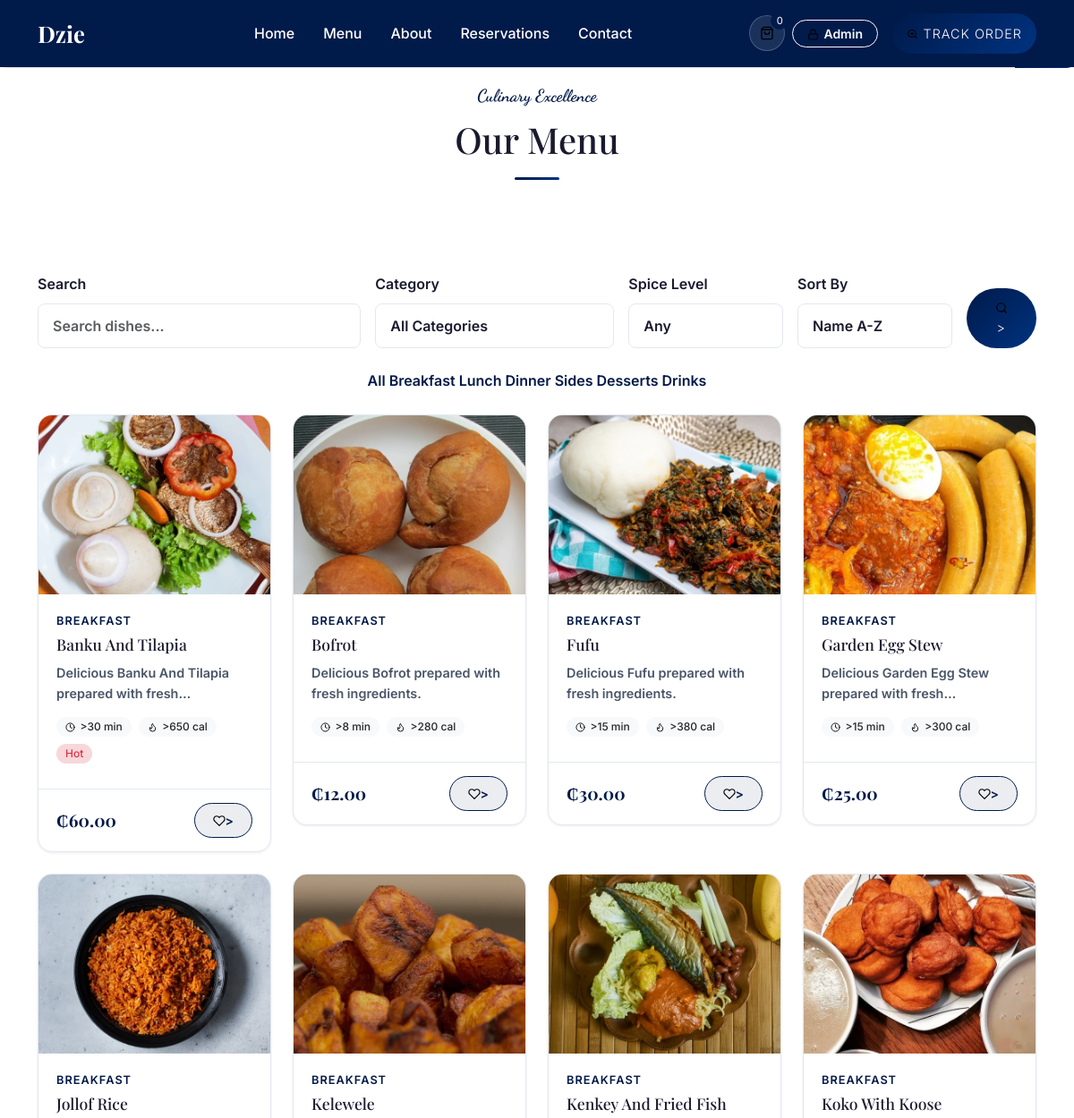
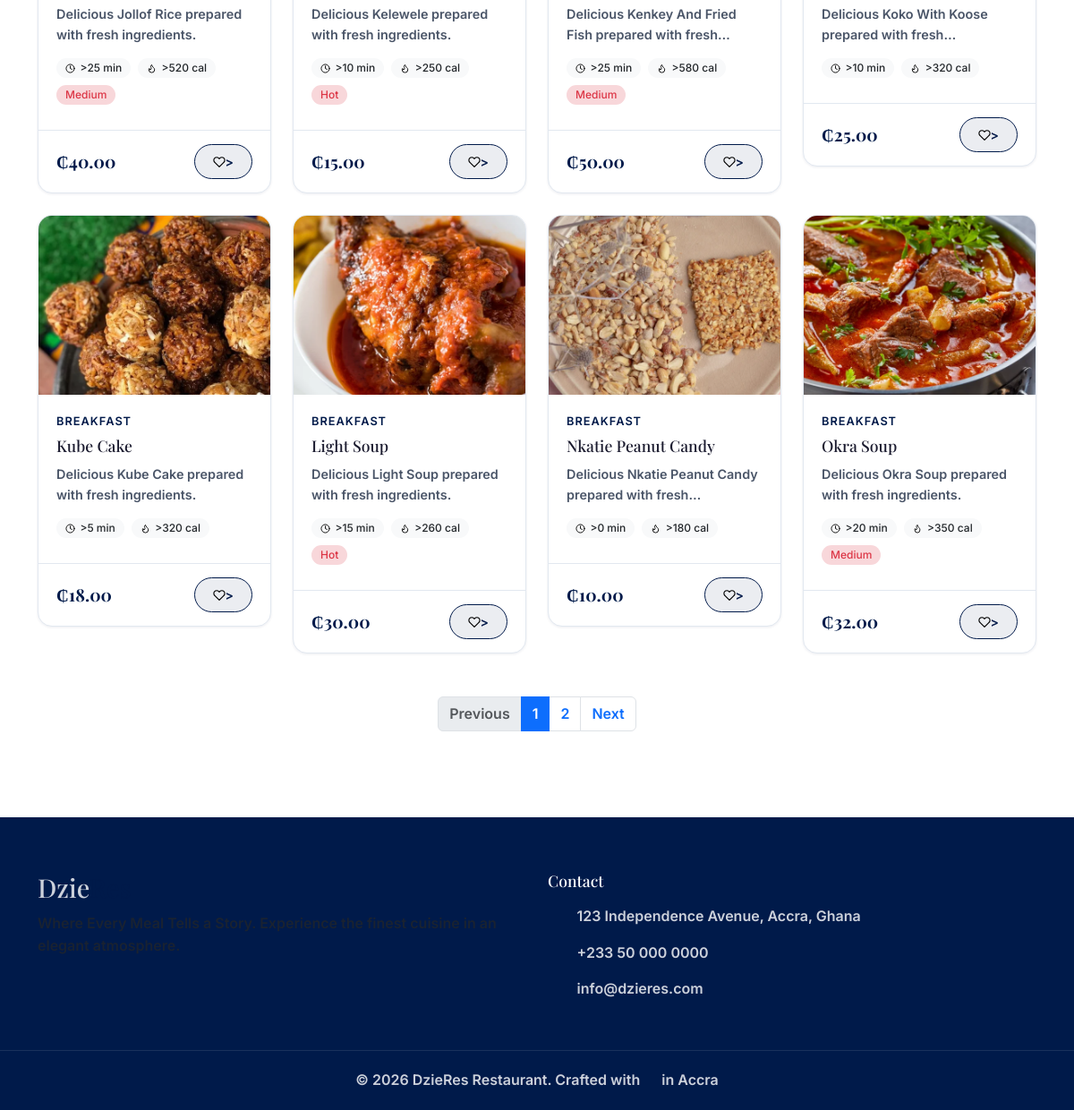
The page /menu on the database its author committed (2 pictures, top to bottom).
### tables this page shows
CREATE TABLE categories (
    id INTEGER PRIMARY KEY AUTOINCREMENT,
    name VARCHAR(100) NOT NULL,
    slug VARCHAR(100) NOT NULL UNIQUE,
    description TEXT,
    image VARCHAR(255),
    icon VARCHAR(50),
    parent_id INTEGER,
    sort_order INTEGER DEFAULT 0,
    status TEXT DEFAULT 'active',
    is_featured INTEGER DEFAULT 0,
    created_at DATETIME DEFAULT CURRENT_TIMESTAMP,
    updated_at DATETIME DEFAULT CURRENT_TIMESTAMP,
    FOREIGN KEY (parent_id) REFERENCES categories(id) ON DELETE SET NULL
);

CREATE TABLE foods (
    id INTEGER PRIMARY KEY AUTOINCREMENT,
    category_id INTEGER NOT NULL,
    name VARCHAR(200) NOT NULL,
    slug VARCHAR(200) NOT NULL UNIQUE,
    description TEXT,
    ingredients TEXT,
    price DECIMAL(10,2) NOT NULL,
    discount_percent DECIMAL(5,2) DEFAULT 0,
    final_price DECIMAL(10,2),
    calories INTEGER,
    preparation_time INTEGER, -- in minutes
    image VARCHAR(255),
    images TEXT, -- JSON array
    spice_level TEXT DEFAULT 'mild',
    availability TEXT DEFAULT 'available',
    status TEXT DEFAULT 'active',
    is_featured INTEGER DEFAULT 0,
    is_todays_special INTEGER DEFAULT 0,
    is_chef_recommendation INTEGER DEFAULT 0,
    tags TEXT, -- JSON array
    serving_size VARCHAR(50),
    allergens TEXT, -- JSON array
    preparation_time_range VARCHAR(50),
    unit TEXT DEFAULT 'plate',
    stock_quantity INTEGER DEFAULT 999,
    min_order_qty INTEGER DEFAULT 1,
    max_order_qty INTEGER DEFAULT 20,
    sort_order INTEGER DEFAULT 0,
    created_at DATETIME DEFAULT CURRENT_TIMESTAMP,
    updated_at DATETIME DEFAULT CURRENT_TIMESTAMP,
    FOREIGN KEY (category_id) REFERENCES categories(id) ON DELETE CASCADE
);

### views/menu/index.php (the view, shortened to what the rows shown need)
<?php
$search = $search ?? '';
$sort = $sort ?? 'name_asc';
$currentCategory = $currentCategory ?? '';
?>
<section class="page-hero">
    <div class="container">
        <div class="text-center" data-aos="fade-up">
            <p class="section-subtitle">Culinary Excellence</p>
            <h1 class="page-title">Our Menu</h1>
            <div class="section-divider mx-auto"></div>
        </div>
    </div>
</section>
<section class="section-padding">
    <div class="container">
        <div class="menu-filters mb-4" data-aos="fade-up">
            <form method="GET" action="<?= \baseUrl('menu') ?>" id="menuFilterForm" class="row g-3 align-items-end">
                <div class="col-md-4">
                    <label class="form-label">Search</label>
                    <input type="text" name="search" class="form-control" placeholder="Search dishes..." value="<?= \escape($search) ?>">
                </div>
                <div class="col-md-3">
                    <label class="form-label">Category</label>
                    <select name="category" class="form-select" id="categoryFilter">
                        <option value="">All Categories</option>
                    </select>
                </div>
                <div class="col-md-2">
                    <label class="form-label">Spice Level</label>
                    <select name="spice" class="form-select">
                        <option value="">Any</option>
                    </select>
                </div>
                <div class="col-md-2">
                    <label class="form-label">Sort By</label>
                    <select name="sort" class="form-select">
                        <option value="name_asc" <?= $sort === 'name_asc' ? 'selected' : '' ?>>Name A-Z</option>
                    </select>
                </div>
                <div class="col-md-1">
                    <button type="submit" class="btn btn-gold w-100"><?= \icon('filter', []) ?>></i></button>
                </div>
            </form>
        </div>
        <div class="category-pills mb-4 text-center">
            <a href="<?= \baseUrl('menu') ?>" class="category-pill <?= empty($currentCategory) ? 'active' : '' ?>">All</a>
            <?php foreach ($categories as $cat): ?>
                <a href="<?= \baseUrl('menu/category/' . $cat->slug) ?>" class="category-pill <?= $currentCategory === $cat->slug ? 'active' : '' ?>">
                    <?= \escape($cat->name) ?>
                </a>
            <?php endforeach; ?>
        </div>
        <div class="row g-4" id="foodGrid">
            <?php if (!empty($foods)): ?>
                <?php foreach ($foods as $food): ?>
                    <div class="col-md-6 col-lg-4 col-xl-3" data-aos="fade-up">
                        <div class="food-card">
                            <div class="food-image">
                                <a href="<?= \baseUrl('menu/' . $food->slug) ?>">
                                    <img src="<?= \menuImageUrl($food) ?>" alt="<?= \escape($food->name) ?>" loading="lazy">
                                </a>
                            </div>
                            <div class="food-body">
                                <p class="food-category"><?= \escape($food->category_name ?? '') ?></p>
                                <h5 class="food-name">
                                    <a href="<?= \baseUrl('menu/' . $food->slug) ?>" class="text-decoration-none text-reset stretched-link-target">
                                        <?= \escape($food->name) ?>
                                    </a>
                                </h5>
                                <p class="food-description"><?= \truncate($food->description ?? '', 70) ?></p>
                                <div class="d-flex align-items-center gap-2 mb-2 flex-wrap">
                                    <span class="badge bg-light text-dark"><?= \icon('clock', ['style' => 'width:0.9em;height:0.9em;margin-right:0.35rem;vertical-align:-0.15em;']) ?>></i><?= $food->preparation_time ?? 15 ?> min</span>
                                    <span class="badge bg-light text-dark"><?= \icon('fire', ['style' => 'width:0.9em;height:0.9em;margin-right:0.35rem;vertical-align:-0.15em;']) ?>></i><?= $food->calories ?? 0 ?> cal</span>
                                    <?php if ($food->spice_level && $food->spice_level !== 'mild'): ?>
                                        <span class="badge bg-danger-subtle text-danger"><?= ucwords(str_replace('_', ' ', $food->spice_level)) ?></span>
                                    <?php endif; ?>
                                </div>
                            </div>
                            <div class="food-footer">
                                <div class="food-price">
                                    <?= \formatPrice($food->final_price ?? $food->price) ?>
                                </div>
                                <button class="btn btn-light-gold btn-sm favorite-btn" data-food-id="<?= $food->id ?>">
                                    <?= \icon('heart', []) ?>></i>
                                </button>
                            </div>
                        </div>
                    </div>
                <?php endforeach; ?>
            <?php endif; ?>
        </div>
        <?php if (!empty($paginator) && $paginator['total_pages'] > 1): ?>
            <div class="mt-5">
                <?= \paginationLinks($paginator, \currentUrl()) ?>
            </div>
        <?php endif; ?>
    </div>
</section>

### Router.php (shortened to what the rows shown need)
<?php
class Router
{
    private array $routes = [];
    private array $middleware = [];
    private string $prefix = '';
    private function addRoute(string $methods, string $path, $handler, array $middleware): void
    {
        $path = $this->prefix . $path;
        $methods = explode('|', $methods);
        foreach ($methods as $method) {
            $this->routes[] = [
                'method' => strtoupper(trim($method)),
                'path' => $path,
                'handler' => $handler,
                'middleware' => array_merge($this->middleware, $middleware),
                'pattern' => $this->pathToRegex($path),
            ];
        }
    }
    public function group(string $prefix, callable $callback, array $middleware = []): void
    {
        $previousPrefix = $this->prefix;
        $previousMiddleware = $this->middleware;
        $this->prefix = $previousPrefix . $prefix;
        $this->middleware = array_merge($previousMiddleware, $middleware);
        $this->prefix = $previousPrefix;
        $this->middleware = $previousMiddleware;
    }
    public function dispatch(): void
    {
        $uri = parse_url($_SERVER['REQUEST_URI'], PHP_URL_PATH);
        $basePath = dirname($_SERVER['SCRIPT_NAME']);
        if ($basePath !== '/' && strpos($uri, $basePath) === 0) {
            $uri = substr($uri, strlen($basePath));
        }
        $uri = '/' . trim($uri, '/');
        foreach ($this->routes as $route) {
            if (preg_match($route['pattern'], $uri, $matches)) {
                $params = array_filter($matches, function($key) {
                    return !is_numeric($key);
                }, ARRAY_FILTER_USE_KEY);
                $this->executeHandler($route['handler'], $params);
                return;
            }
        }
    }
    private function pathToRegex(string $path): string
    {
        $pattern = preg_replace('/\{([a-zA-Z_]+)\}/', '(?P<$1>[^/]+)', $path);
        $pattern = str_replace('/', '\/', $pattern);
        return '/^' . $pattern . '$/';
    }
    private function executeHandler($handler, array $params): void
    {
        if (is_callable($handler)) {
            call_user_func_array($handler, $params);
        } elseif (is_string($handler)) {
            if (strpos($handler, '@') !== false) {
                [$controller, $method] = explode('@', $handler);
                $instance = new $controller();
                call_user_func_array([$instance, $method], $params);
            } else {
                view($handler, $params);
            }
        }
    }
}

### helpers/functions.php (shortened to what the rows shown need)
<?php
function app(): array
{
    static $config = null;
    if ($config === null) {
        $config = require __DIR__ . '/../config/app.php';
    }
    return $config;
}
function db(): Database
{
    return Database::getInstance();
}
function config(string $key, $default = null)
{
    $dbValue = dbConfigValue($key);
    $keys = explode('.', $key);
    $value = app();
    foreach ($keys as $segment) {
        $value = $value[$segment];
    }
    return $value;
}
function dbConfigValue(string $key)
{
    static $map = [
        'tax.rate'               => 'tax_rate',
        'service_charge'         => 'service_charge',
        'delivery.fee'           => 'delivery_fee',
        'delivery.free_above'    => 'free_delivery_above',
        'currency.symbol'        => 'currency_symbol',
        'currency.code'          => 'currency_code',
        'restaurant.name'        => 'restaurant_name',
        'restaurant.tagline'     => 'restaurant_tagline',
        'restaurant.phone'       => 'restaurant_phone',
        'restaurant.email'       => 'restaurant_email',
        'restaurant.address'     => 'restaurant_address',
        'restaurant.opening_hours' => 'opening_hours',
        'loyalty.points_per_ghs' => 'loyalty_points_per_ghs',
        'loyalty.welcome_points' => 'welcome_points',
        'app.accent_color'       => 'accent_color',
        'app.primary_color'      => 'primary_color',
    ];
    if (!isset($map[$key])) {
        return null;
    }
    try {
        return getSetting($map[$key]);
    } catch (\Throwable $e) {
        return null;
    }
}
function detectBaseUrl(): string
{
    $configured = config('url');
    if (!empty($_SERVER['HTTP_HOST'])) {
        $scheme = (!empty($_SERVER['HTTPS']) && $_SERVER['HTTPS'] !== 'off') ? 'https' : 'http';
        $host = $_SERVER['HTTP_HOST'];
        $script = $_SERVER['SCRIPT_NAME'] ?? '/index.php';
        $basePath = rtrim(dirname($script), '/');
        return $scheme . '://' . $host . $basePath;
    }
    return rtrim($configured ?: 'http://localhost/restaurant', '/');
}
function baseUrl(string $path = ''): string
{
    static $base = null;
    if ($base === null) {
        $base = detectBaseUrl();
    }
    return rtrim($base, '/') . '/' . ltrim($path, '/');
}
function currentUrl(): string
{
    $protocol = (!empty($_SERVER['HTTPS']) && $_SERVER['HTTPS'] !== 'off') ? 'https' : 'http';
    return "{$protocol}://{$_SERVER['HTTP_HOST']}{$_SERVER['REQUEST_URI']}";
}
function escape(string $value): string
{
    return htmlspecialchars($value, ENT_QUOTES | ENT_HTML5, 'UTF-8');
}
function sanitize($value): string
{
    return strip_tags(trim((string) $value));
}
function truncate(string $text, int $length = 100, string $suffix = '...'): string
{
    if (mb_strlen($text) <= $length) {
        return $text;
    }
    return mb_substr($text, 0, $length - mb_strlen($suffix)) . $suffix;
}
function formatPrice(float $amount): string
{
    $symbol = config('currency.symbol', '₵');
    return $symbol . number_format($amount, 2);
}
function paginate(string $query, string $countQuery, array $params = [], int $perPage = 12): array
{
    $page = max(1, (int)($_GET['page'] ?? 1));
    $offset = ($page - 1) * $perPage;
    $totalResult = db()->fetch($countQuery, $params);
    $total = $totalResult ? (int)$totalResult->count : 0;
    $totalPages = max(1, ceil($total / $perPage));
    $items = db()->fetchAll(
        $query . " LIMIT {$perPage} OFFSET {$offset}",
        $params
    );
    return [
        'items' => $items,
        'current_page' => $page,
        'per_page' => $perPage,
        'total' => $total,
        'total_pages' => $totalPages,
        'has_prev' => $page > 1,
        'has_next' => $page < $totalPages,
        'prev_page' => $page - 1,
        'next_page' => $page + 1,
    ];
}
function paginationLinks(array $paginator, string $url = ''): string
{
    $url = $url ?: currentUrl();
    $url = preg_replace('/[?&]page=\d+/', '', $url);
    $separator = strpos($url, '?') === false ? '?' : '&';
    $html = '<nav aria-label="Page navigation"><ul class="pagination justify-content-center">';
    $prevClass = $paginator['has_prev'] ? '' : ' disabled';
    $html .= '<li class="page-item' . $prevClass . '">';
    if ($paginator['has_prev']) {
        $html .= '<a class="page-link" href="' . $url . $separator . 'page=' . $paginator['prev_page'] . '">Previous</a>';
    } else {
        $html .= '<span class="page-link">Previous</span>';
    }
    $html .= '</li>';
    for ($i = 1; $i <= $paginator['total_pages']; $i++) {
        $activeClass = $i === $paginator['current_page'] ? ' active' : '';
        $html .= '<li class="page-item' . $activeClass . '">';
        $html .= '<a class="page-link" href="' . $url . $separator . 'page=' . $i . '">' . $i . '</a>';
        $html .= '</li>';
    }
    $nextClass = $paginator['has_next'] ? '' : ' disabled';
    $html .= '<li class="page-item' . $nextClass . '">';
    if ($paginator['has_next']) {
        $html .= '<a class="page-link" href="' . $url . $separator . 'page=' . $paginator['next_page'] . '">Next</a>';
    } else {
        $html .= '<span class="page-link">Next</span>';
    }
    $html .= '</li>';
    $html .= '</ul></nav>';
    return $html;
}
function getSetting(string $key, $default = null)
{
    $result = db()->fetch("SELECT value FROM settings WHERE `key` = ?", [$key]);
    return $result ? $result->value : $default;
}
function view(string $view, array $data = []): void
{
    extract($data);
    $viewPath = __DIR__ . '/../views/' . $view . '.php';
    require $viewPath;
}
function asset(string $path): string
{
    return baseUrl('assets/' . ltrim($path, '/'));
}
function icon(string $name, array $attrs = []): string
{
    $file = $map[$name] ?? 'search.svg';
    $src = asset('images/icons/' . $file);
    $html = '<img src="' . $src . '" alt="' . $name . '" class="icon icon-' . $name . '"';
    foreach ($attrs as $k => $v) {
        $html .= ' ' . $k . '="' . htmlspecialchars($v, ENT_QUOTES) . '"';
    }
    $html .= '>';
    return $html;
}
function menuImageUrl(object $food): string
{
    $slug = $food->slug ?? '';
    $menuDir = __DIR__ . '/../assets/images/menu/';
    if ($slug && is_dir($menuDir)) {
        foreach (glob($menuDir . $slug . '-*.{jpg,jpeg,png,webp}', GLOB_BRACE) as $file) {
            return asset('images/menu/' . basename($file));
        }
    }
    return asset('images/food-placeholder.svg');
}

### rows shown on the page
categories: name "Breakfast"
categories: name "Lunch"
categories: name "Dinner"
categories: name "Sides"
categories: name "Desserts"
categories: name "Drinks"
foods: slug (picture), category.name "BREAKFAST", name "Banku And Tilapia", description "Delicious Banku And Tilapia prepared with…", preparation_time "30", calories "650", spice_level "Hot", price "₵60.00"
foods: slug (picture), category.name "BREAKFAST", name "Bofrot", description "Delicious Bofrot prepared with fresh ingredients.", preparation_time "8", calories "280", price "₵12.00"
foods: slug (picture), category.name "BREAKFAST", name "Fufu", description "Delicious Fufu prepared with fresh ingredients.", preparation_time "15", calories "380", price "₵30.00"
foods: slug (picture), category.name "BREAKFAST", name "Garden Egg Stew", description "Delicious Garden Egg Stew prepared with…", preparation_time "15", calories "300", price "₵25.00"
foods: slug (picture), category.name "BREAKFAST", name "Jollof Rice", description "Delicious Jollof Rice prepared with fresh ingredients.", preparation_time "25", calories "520", spice_level "Medium", price "₵40.00"
foods: slug (picture), category.name "BREAKFAST", name "Kelewele", description "Delicious Kelewele prepared with fresh ingredients.", preparation_time "10", calories "250", spice_level "Hot", price "₵15.00"
foods: slug (picture), category.name "BREAKFAST", name "Kenkey And Fried Fish", description "Delicious Kenkey And Fried Fish prepared with…", preparation_time "25", calories "580", spice_level "Medium", price "₵50.00"
foods: slug (picture), category.name "BREAKFAST", name "Koko With Koose", description "Delicious Koko With Koose prepared with…", preparation_time "10", calories "320", price "₵25.00"
foods: slug (picture), category.name "BREAKFAST", name "Kube Cake", description "Delicious Kube Cake prepared with fresh ingredients.", preparation_time "5", calories "320", price "₵18.00"
foods: slug (picture), category.name "BREAKFAST", name "Light Soup", description "Delicious Light Soup prepared with fresh ingredients.", preparation_time "15", calories "260", spice_level "Hot", price "₵30.00"
foods: slug (picture), category.name "BREAKFAST", name "Nkatie Peanut Candy", description "Delicious Nkatie Peanut Candy prepared with…", preparation_time "0", calories "180", price "₵10.00"
foods: slug (picture), category.name "BREAKFAST", name "Okra Soup", description "Delicious Okra Soup prepared with fresh ingredients.", preparation_time "20", calories "350", spice_level "Medium", price "₵32.00"
